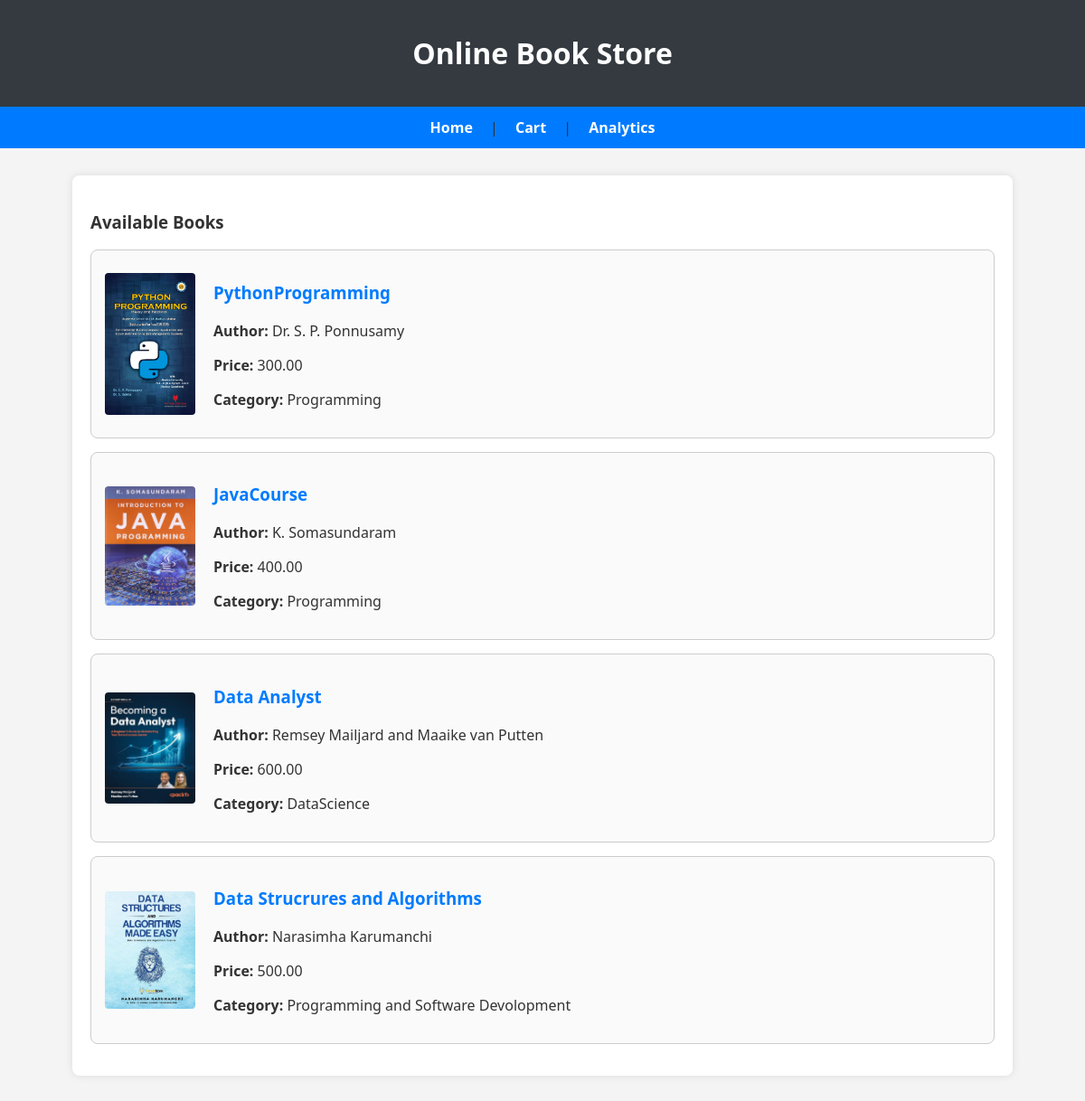
The page / on the database its author committed.
### bookstore/models.py (models this page shows, shortened)
class Book(models.Model):
    title=models.CharField(max_length=200)
    author=models.CharField(max_length=100)
    price=models.DecimalField(max_digits=6,decimal_places=2)
    description=models.TextField()
    category=models.CharField(max_length=50)
    stock=models.PositiveIntegerField()
    image=models.ImageField(upload_to='books/',blank=True)

### bookstore/views.py (the view)
# urls.py: path('', views.index, name='index'),
def index(request):
    books = Book.objects.all()
    return render(request, 'index.html', {'books': books})

### templates/index.html
{% extends 'base.html' %}
{% load static %}
{% block content %}
<h3>Available Books</h3>
{% for book in books %}
<div class="book-card">
    {% if book.image %}
        <img src="{{ book.image.url }}" alt="{{ book.title }}">
    {% endif %}
    <div class="info">
        <h3><a href="{% url 'book_details' book.id %}">{{ book.title }}</a></h3>
        <p><strong>Author:</strong> {{ book.author }}</p>
        <p><strong>Price:</strong> {{ book.price }}</p>
        <p><strong>Category:</strong> {{ book.category }}</p>
    </div>
</div>
{% endfor %}
{% endblock %}

### templates/base.html (shortened to what this page needs)
{% load static %}
<!DOCTYPE html>
<html>
    <head>
        <link rel="stylesheet" href="{% static 'styles.css' %}">
    </head>
    <body>
        <header><h1>Online Book Store</h1></header>
        <nav>
            <a href="/">Home</a> | <a href="/cart">Cart</a> |
            <a href="/analytics">Analytics</a>
        </nav>
        <main>
            {% block content %}{% endblock %}
        </main>
    </body>
</html>

### static/styles.css (style rules this page uses)
body { font-family:'segoe UI',sans-serif; background-color: #f4f4f4; margin: 0; padding:0; color: #333; }
a { color: #007bff; text-decoration: none; }
header { background-color: #343a40; color: white; padding:1rem; text-align:center; }
nav { background-color: #007bff; padding: 0.75em; text-align: center; }
nav a { margin: 0 15px; color:white; font-weight: bold; }
main { max-width:1000px; margin:30px auto; background: white; padding: 20px; border-radius: 8px; box-shadow: 0 0 10px rgba(0,0,0,0.1); }
.book-card { border: 1px solid #ccc; border-radius: 8px; padding: 15px; margin: 15px 0; display: flex; align-items: center; gap:20px; background-color: #fafafa; }
.book-card img { max-width: 100px; border-radius:4px; }
.book-card .info { flex: 1; }

### rows shown on the page
Book: image (picture), title "PythonProgramming", author "Dr. S. P. Ponnusamy", price "300.00", category "Programming"
Book: image (picture), title "JavaCourse", author "K. Somasundaram", price "400.00", category "Programming"
Book: image (picture), title "Data Analyst", author "Remsey Mailjard and Maaike van Putten", price "600.00", category "DataScience"
Book: image (picture), title "Data Strucrures and Algorithms", author "Narasimha Karumanchi", price "500.00", category "Programming and Software Devolopment"
